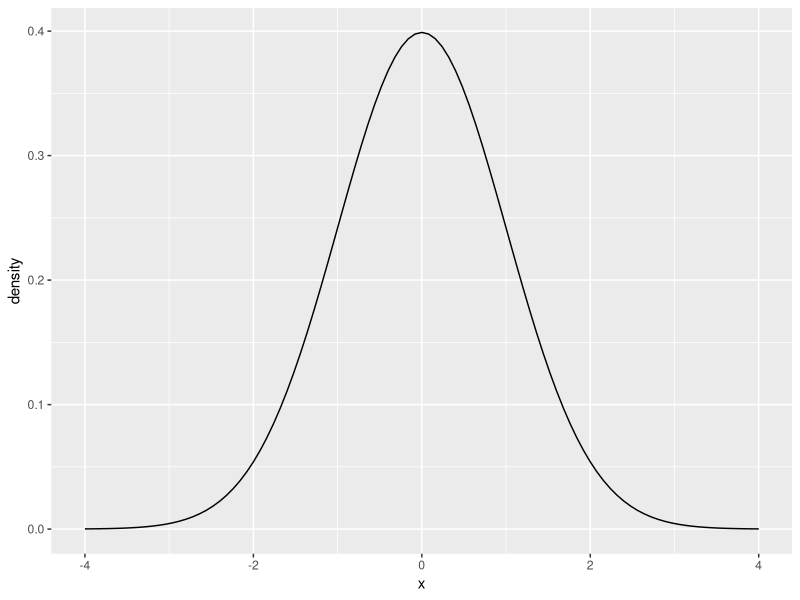
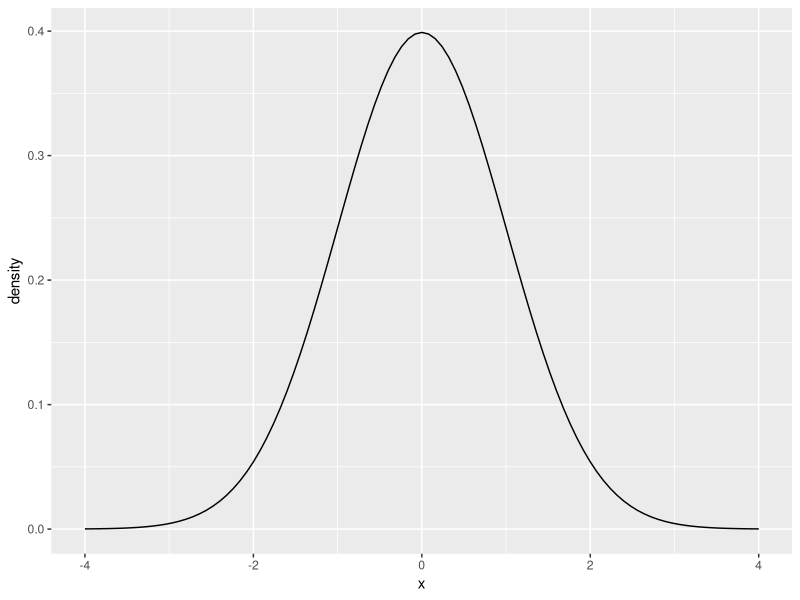

Source code (R) for these figures, in order:
## ---- chunk 1
library(ggplot2)
library(dplyr)
knitr::opts_chunk$set(echo = FALSE, message = FALSE, fig.align='center')
## ---- chunk 2
ggplot(data.frame(x = c(-4, 4)), aes(x))+ 
  stat_function(fun = dnorm) +
  ylab("density")
## ---- chunk 3
ggplot(data.frame(x = c(-4, 4)), aes(x))+ 
  stat_function(fun = dnorm) +
  ylab("density")
